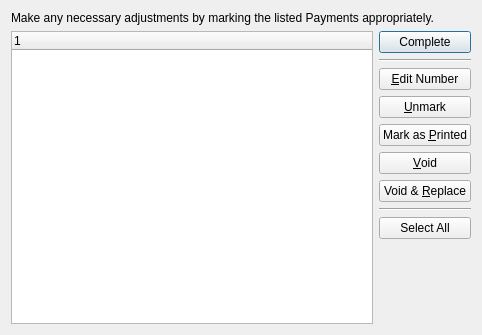
<?xml version="1.0" encoding="UTF-8"?>
<ui version="4.0">
 <comment>This file is part of the xTuple ERP: PostBooks Edition, a free and
open source Enterprise Resource Planning software suite,
Copyright (c) 1999-2019 by OpenMFG LLC, d/b/a xTuple.
It is licensed to you under the Common Public Attribution License
version 1.0, the full text of which (including xTuple-specific Exhibits)
is available at www.xtuple.com/CPAL.  By using this software, you agree
to be bound by its terms.</comment>
 <class>printChecksReview</class>
 <widget class="QDialog" name="printChecksReview">
  <property name="geometry">
   <rect>
    <x>0</x>
    <y>0</y>
    <width>482</width>
    <height>335</height>
   </rect>
  </property>
  <property name="windowTitle">
   <string>Review Printed Payments</string>
  </property>
  <layout class="QVBoxLayout">
   <item>
    <widget class="QLabel" name="_label">
     <property name="text">
      <string>Make any necessary adjustments by marking the listed Payments appropriately.</string>
     </property>
    </widget>
   </item>
   <item>
    <layout class="QHBoxLayout">
     <property name="margin">
      <number>0</number>
     </property>
     <item>
      <widget class="XTreeWidget" name="_checks">
       <property name="selectionMode">
        <enum>QAbstractItemView::ExtendedSelection</enum>
       </property>
      </widget>
     </item>
     <item>
      <layout class="QVBoxLayout">
       <property name="spacing">
        <number>0</number>
       </property>
       <property name="margin">
        <number>0</number>
       </property>
       <item>
        <layout class="QVBoxLayout">
         <property name="margin">
          <number>0</number>
         </property>
         <item>
          <widget class="QPushButton" name="_complete">
           <property name="text">
            <string>Complete</string>
           </property>
          </widget>
         </item>
         <item>
          <widget class="Line" name="line1">
           <property name="frameShape">
            <enum>QFrame::HLine</enum>
           </property>
           <property name="frameShadow">
            <enum>QFrame::Sunken</enum>
           </property>
          </widget>
         </item>
         <item>
          <widget class="QPushButton" name="_edit">
           <property name="text">
            <string>&amp;Edit Number</string>
           </property>
          </widget>
         </item>
         <item>
          <widget class="QPushButton" name="_unmark">
           <property name="text">
            <string>&amp;Unmark</string>
           </property>
          </widget>
         </item>
         <item>
          <widget class="QPushButton" name="_printed">
           <property name="text">
            <string>Mark as &amp;Printed</string>
           </property>
          </widget>
         </item>
         <item>
          <widget class="QPushButton" name="_voided">
           <property name="text">
            <string>&amp;Void</string>
           </property>
          </widget>
         </item>
         <item>
          <widget class="QPushButton" name="_replace">
           <property name="text">
            <string>Void &amp;&amp; &amp;Replace</string>
           </property>
          </widget>
         </item>
         <item>
          <widget class="Line" name="line1_2">
           <property name="frameShape">
            <enum>QFrame::HLine</enum>
           </property>
           <property name="frameShadow">
            <enum>QFrame::Sunken</enum>
           </property>
          </widget>
         </item>
         <item>
          <widget class="QPushButton" name="_selectAll">
           <property name="text">
            <string>Select All</string>
           </property>
          </widget>
         </item>
        </layout>
       </item>
       <item>
        <spacer name="spacer1">
         <property name="orientation">
          <enum>Qt::Vertical</enum>
         </property>
         <property name="sizeType">
          <enum>QSizePolicy::Expanding</enum>
         </property>
         <property name="sizeHint" stdset="0">
          <size>
           <width>20</width>
           <height>20</height>
          </size>
         </property>
        </spacer>
       </item>
      </layout>
     </item>
    </layout>
   </item>
  </layout>
 </widget>
 <layoutdefault spacing="6" margin="11"/>
 <customwidgets>
  <customwidget>
   <class>XTreeWidget</class>
   <extends>QTreeWidget</extends>
   <header>xtreewidget.h</header>
   <container>1</container>
  </customwidget>
 </customwidgets>
 <tabstops>
  <tabstop>_checks</tabstop>
  <tabstop>_unmark</tabstop>
  <tabstop>_printed</tabstop>
  <tabstop>_voided</tabstop>
  <tabstop>_replace</tabstop>
  <tabstop>_selectAll</tabstop>
  <tabstop>_complete</tabstop>
 </tabstops>
 <resources/>
 <connections/>
</ui>
